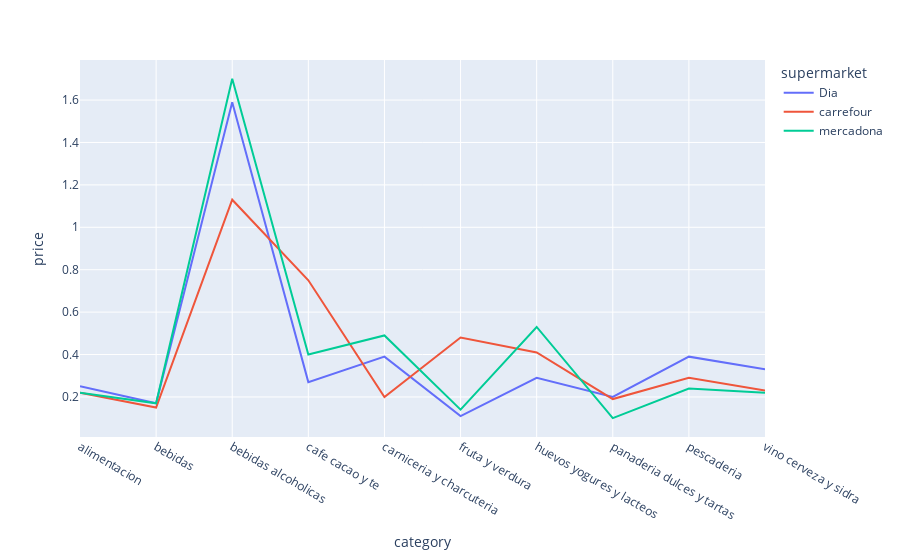

Notebook code cell kept with this figure:
### Code cell
px.line(x, x='category', y='price', color='supermarket')

### Figure 1 — Plotly figure (JSON) as saved in the notebook; plotly's stock layout.template omitted (floating-point values rounded to 4 significant figures)
{"data": [{"hovertemplate": "supermarket=Dia<br>category=%{x}<br>price=%{y}<extra></extra>", "legendgroup": "Dia", "line": {"color": "#636efa", "dash": "solid"}, "marker": {"symbol": "circle"}, "mode": "lines", "name": "Dia", "orientation": "v", "showlegend": true, "type": "scatter", "x": ["alimentacion", "bebidas", "bebidas alcoholicas", "cafe cacao y te", "carniceria y charcuteria", "fruta y verdura", "huevos yogures y lacteos", "panaderia dulces y tartas", "pescaderia", "vino cerveza y sidra"], "xaxis": "x", "y": [0.25, 0.17, 1.59, 0.27, 0.39, 0.11, 0.29, 0.2, 0.39, 0.33], "yaxis": "y"}, {"hovertemplate": "supermarket=carrefour<br>category=%{x}<br>price=%{y}<extra></extra>", "legendgroup": "carrefour", "line": {"color": "#EF553B", "dash": "solid"}, "marker": {"symbol": "circle"}, "mode": "lines", "name": "carrefour", "orientation": "v", "showlegend": true, "type": "scatter", "x": ["alimentacion", "bebidas", "bebidas alcoholicas", "cafe cacao y te", "carniceria y charcuteria", "fruta y verdura", "huevos yogures y lacteos", "panaderia dulces y tartas", "pescaderia", "vino cerveza y sidra"], "xaxis": "x", "y": [0.22, 0.15, 1.13, 0.75, 0.2, 0.48, 0.41, 0.19, 0.29, 0.23], "yaxis": "y"}, {"hovertemplate": "supermarket=mercadona<br>category=%{x}<br>price=%{y}<extra></extra>", "legendgroup": "mercadona", "line": {"color": "#00cc96", "dash": "solid"}, "marker": {"symbol": "circle"}, "mode": "lines", "name": "mercadona", "orientation": "v", "showlegend": true, "type": "scatter", "x": ["alimentacion", "bebidas", "bebidas alcoholicas", "cafe cacao y te", "carniceria y charcuteria", "fruta y verdura", "huevos yogures y lacteos", "panaderia dulces y tartas", "pescaderia", "vino cerveza y sidra"], "xaxis": "x", "y": [0.22, 0.17, 1.7, 0.4, 0.49, 0.14, 0.53, 0.1, 0.24, 0.22], "yaxis": "y"}], "layout": {"legend": {"title": {"text": "supermarket"}, "tracegroupgap": 0}, "margin": {"t": 60}, "xaxis": {"anchor": "y", "domain": [0, 1], "title": {"text": "category"}}, "yaxis": {"anchor": "x", "domain": [0, 1], "title": {"text": "price"}}}}
